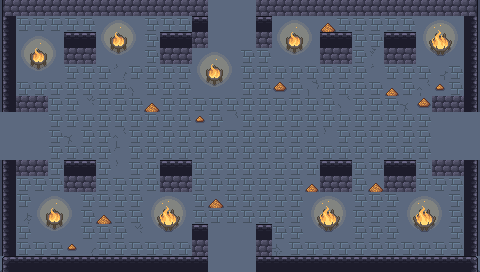

Tiled map render using the project's own tile images. Description and the map definition, with tile-layer contents summarised, below:
An orthogonal 30x17 tile map with 16x16 px tiles, 6 tile layers (ground, dressing, decor, walls, ...), 5 tilesets and 12 objects (5x ENTRY, 5x ENEMY, 2x PROP).

<map version="1.10" tiledversion="1.10.2" orientation="orthogonal" renderorder="right-down" width="30" height="17" tilewidth="16" tileheight="16" infinite="0" nextlayerid="8" nextobjectid="13">
 <tileset firstgid="1" name="wall" tilewidth="16" tileheight="16" tilecount="493" columns="17">
  <image source="../../../gfx/tiles/cove/walls_floor.png" width="272" height="464" />
 </tileset>
 <tileset firstgid="494" name="cracks" tilewidth="16" tileheight="16" tilecount="120" columns="8">
  <image source="../../../gfx/tiles/cove/cracks_floor.png" width="128" height="240" />
 </tileset>
 <tileset firstgid="614" name="wallcracks" tilewidth="16" tileheight="16" tilecount="256" columns="8">
  <image source="../../../gfx/tiles/cove/cracks_walls.png" width="128" height="512" />
 </tileset>
 <tileset firstgid="870" name="objects" tilewidth="16" tileheight="16" tilecount="216" columns="24">
  <image source="../../../gfx/tiles/cove/objects.png" width="384" height="144" />
 </tileset>
 <tileset firstgid="1086" name="fire" tilewidth="16" tileheight="16" tilecount="198" columns="11">
  <image source="../../../gfx/tiles/cove/fire.png" width="176" height="288" />
  <tile id="0">
   <animation>
    <frame tileid="0" duration="150" />
    <frame tileid="33" duration="150" />
    <frame tileid="66" duration="150" />
    <frame tileid="99" duration="150" />
    <frame tileid="132" duration="150" />
    <frame tileid="165" duration="150" />
   </animation>
  </tile>
  <tile id="1">
   <animation>
    <frame tileid="1" duration="150" />
    <frame tileid="34" duration="150" />
    <frame tileid="67" duration="150" />
    <frame tileid="100" duration="150" />
    <frame tileid="133" duration="150" />
    <frame tileid="166" duration="150" />
   </animation>
  </tile>
  <tile id="2">
   <animation>
    <frame tileid="2" duration="150" />
    <frame tileid="35" duration="150" />
    <frame tileid="68" duration="150" />
    <frame tileid="101" duration="150" />
    <frame tileid="134" duration="150" />
    <frame tileid="167" duration="150" />
   </animation>
  </tile>
  <tile id="3">
   <animation>
    <frame tileid="3" duration="150" />
    <frame tileid="36" duration="150" />
    <frame tileid="69" duration="150" />
    <frame tileid="102" duration="150" />
    <frame tileid="135" duration="150" />
    <frame tileid="168" duration="150" />
   </animation>
  </tile>
  <tile id="4">
   <animation>
    <frame tileid="4" duration="150" />
    <frame tileid="37" duration="150" />
    <frame tileid="70" duration="150" />
    <frame tileid="103" duration="150" />
    <frame tileid="136" duration="150" />
    <frame tileid="169" duration="150" />
   </animation>
  </tile>
  <tile id="5">
   <animation>
    <frame tileid="5" duration="150" />
    <frame tileid="38" duration="150" />
    <frame tileid="71" duration="150" />
    <frame tileid="104" duration="150" />
    <frame tileid="137" duration="150" />
    <frame tileid="170" duration="150" />
   </animation>
  </tile>
  <tile id="6">
   <animation>
    <frame tileid="6" duration="150" />
    <frame tileid="39" duration="150" />
    <frame tileid="72" duration="150" />
    <frame tileid="105" duration="150" />
    <frame tileid="138" duration="150" />
    <frame tileid="171" duration="150" />
   </animation>
  </tile>
  <tile id="7">
   <animation>
    <frame tileid="7" duration="150" />
    <frame tileid="40" duration="150" />
    <frame tileid="73" duration="150" />
    <frame tileid="106" duration="150" />
    <frame tileid="139" duration="150" />
    <frame tileid="172" duration="150" />
   </animation>
  </tile>
  <tile id="8">
   <animation>
    <frame tileid="8" duration="150" />
    <frame tileid="41" duration="150" />
    <frame tileid="74" duration="150" />
    <frame tileid="107" duration="150" />
    <frame tileid="140" duration="150" />
    <frame tileid="173" duration="150" />
   </animation>
  </tile>
  <tile id="9">
   <animation>
    <frame tileid="9" duration="150" />
    <frame tileid="42" duration="150" />
    <frame tileid="75" duration="150" />
    <frame tileid="108" duration="150" />
    <frame tileid="141" duration="150" />
    <frame tileid="174" duration="150" />
   </animation>
  </tile>
  <tile id="10">
   <animation>
    <frame tileid="10" duration="150" />
    <frame tileid="43" duration="150" />
    <frame tileid="76" duration="150" />
    <frame tileid="109" duration="150" />
    <frame tileid="142" duration="150" />
    <frame tileid="175" duration="150" />
   </animation>
  </tile>
  <tile id="11">
   <animation>
    <frame tileid="11" duration="150" />
    <frame tileid="44" duration="150" />
    <frame tileid="77" duration="150" />
    <frame tileid="110" duration="150" />
    <frame tileid="143" duration="150" />
    <frame tileid="176" duration="150" />
   </animation>
  </tile>
  <tile id="12">
   <animation>
    <frame tileid="12" duration="150" />
    <frame tileid="45" duration="150" />
    <frame tileid="78" duration="150" />
    <frame tileid="111" duration="150" />
    <frame tileid="144" duration="150" />
    <frame tileid="177" duration="150" />
   </animation>
  </tile>
  <tile id="13">
   <animation>
    <frame tileid="13" duration="150" />
    <frame tileid="46" duration="150" />
    <frame tileid="79" duration="150" />
    <frame tileid="112" duration="150" />
    <frame tileid="145" duration="150" />
    <frame tileid="178" duration="150" />
   </animation>
  </tile>
  <tile id="14">
   <animation>
    <frame tileid="14" duration="150" />
    <frame tileid="47" duration="150" />
    <frame tileid="80" duration="150" />
    <frame tileid="113" duration="150" />
    <frame tileid="146" duration="150" />
    <frame tileid="179" duration="150" />
   </animation>
  </tile>
  <tile id="15">
   <animation>
    <frame tileid="15" duration="150" />
    <frame tileid="48" duration="150" />
    <frame tileid="81" duration="150" />
    <frame tileid="114" duration="150" />
    <frame tileid="147" duration="150" />
    <frame tileid="180" duration="150" />
   </animation>
  </tile>
  <tile id="16">
   <animation>
    <frame tileid="16" duration="150" />
    <frame tileid="49" duration="150" />
    <frame tileid="82" duration="150" />
    <frame tileid="115" duration="150" />
    <frame tileid="148" duration="150" />
    <frame tileid="181" duration="150" />
   </animation>
  </tile>
  <tile id="17">
   <animation>
    <frame tileid="17" duration="150" />
    <frame tileid="50" duration="150" />
    <frame tileid="83" duration="150" />
    <frame tileid="116" duration="150" />
    <frame tileid="149" duration="150" />
    <frame tileid="182" duration="150" />
   </animation>
  </tile>
  <tile id="18">
   <animation>
    <frame tileid="18" duration="150" />
    <frame tileid="51" duration="150" />
    <frame tileid="84" duration="150" />
    <frame tileid="117" duration="150" />
    <frame tileid="150" duration="150" />
    <frame tileid="183" duration="150" />
   </animation>
  </tile>
  <tile id="19">
   <animation>
    <frame tileid="19" duration="150" />
    <frame tileid="52" duration="150" />
    <frame tileid="85" duration="150" />
    <frame tileid="118" duration="150" />
    <frame tileid="151" duration="150" />
    <frame tileid="184" duration="150" />
   </animation>
  </tile>
  <tile id="20">
   <animation>
    <frame tileid="20" duration="150" />
    <frame tileid="53" duration="150" />
    <frame tileid="86" duration="150" />
    <frame tileid="119" duration="150" />
    <frame tileid="152" duration="150" />
    <frame tileid="185" duration="150" />
   </animation>
  </tile>
  <tile id="21">
   <animation>
    <frame tileid="21" duration="150" />
    <frame tileid="54" duration="150" />
    <frame tileid="87" duration="150" />
    <frame tileid="120" duration="150" />
    <frame tileid="153" duration="150" />
    <frame tileid="186" duration="150" />
   </animation>
  </tile>
  <tile id="22">
   <animation>
    <frame tileid="22" duration="150" />
    <frame tileid="55" duration="150" />
    <frame tileid="88" duration="150" />
    <frame tileid="121" duration="150" />
    <frame tileid="154" duration="150" />
    <frame tileid="187" duration="150" />
   </animation>
  </tile>
  <tile id="23">
   <animation>
    <frame tileid="23" duration="150" />
    <frame tileid="56" duration="150" />
    <frame tileid="89" duration="150" />
    <frame tileid="122" duration="150" />
    <frame tileid="155" duration="150" />
    <frame tileid="188" duration="150" />
   </animation>
  </tile>
  <tile id="24">
   <animation>
    <frame tileid="24" duration="150" />
    <frame tileid="57" duration="150" />
    <frame tileid="90" duration="150" />
    <frame tileid="123" duration="150" />
    <frame tileid="156" duration="150" />
    <frame tileid="189" duration="150" />
   </animation>
  </tile>
  <tile id="25">
   <animation>
    <frame tileid="25" duration="150" />
    <frame tileid="58" duration="150" />
    <frame tileid="91" duration="150" />
    <frame tileid="124" duration="150" />
    <frame tileid="157" duration="150" />
    <frame tileid="190" duration="150" />
   </animation>
  </tile>
  <tile id="26">
   <animation>
    <frame tileid="26" duration="150" />
    <frame tileid="59" duration="150" />
    <frame tileid="92" duration="150" />
    <frame tileid="125" duration="150" />
    <frame tileid="158" duration="150" />
    <frame tileid="191" duration="150" />
   </animation>
  </tile>
  <tile id="27">
   <animation>
    <frame tileid="27" duration="150" />
    <frame tileid="60" duration="150" />
    <frame tileid="93" duration="150" />
    <frame tileid="126" duration="150" />
    <frame tileid="159" duration="150" />
    <frame tileid="192" duration="150" />
   </animation>
  </tile>
  <tile id="28">
   <animation>
    <frame tileid="28" duration="150" />
    <frame tileid="61" duration="150" />
    <frame tileid="94" duration="150" />
    <frame tileid="127" duration="150" />
    <frame tileid="160" duration="150" />
    <frame tileid="193" duration="150" />
   </animation>
  </tile>
  <tile id="29">
   <animation>
    <frame tileid="29" duration="150" />
    <frame tileid="62" duration="150" />
    <frame tileid="95" duration="150" />
    <frame tileid="128" duration="150" />
    <frame tileid="161" duration="150" />
    <frame tileid="194" duration="150" />
   </animation>
  </tile>
  <tile id="30">
   <animation>
    <frame tileid="30" duration="150" />
    <frame tileid="63" duration="150" />
    <frame tileid="96" duration="150" />
    <frame tileid="129" duration="150" />
    <frame tileid="162" duration="150" />
    <frame tileid="195" duration="150" />
   </animation>
  </tile>
  <tile id="31">
   <animation>
    <frame tileid="31" duration="150" />
    <frame tileid="64" duration="150" />
    <frame tileid="97" duration="150" />
    <frame tileid="130" duration="150" />
    <frame tileid="163" duration="150" />
    <frame tileid="196" duration="150" />
   </animation>
  </tile>
  <tile id="32">
   <animation>
    <frame tileid="32" duration="150" />
    <frame tileid="65" duration="150" />
    <frame tileid="98" duration="150" />
    <frame tileid="131" duration="150" />
    <frame tileid="164" duration="150" />
    <frame tileid="197" duration="150" />
   </animation>
  </tile>
 </tileset>
 <layer id="1" name="ground" width="30" height="17">
  <data>[510 cells, 510 non-empty, 1 distinct tile ids]</data>
 </layer>
 <layer id="2" name="dressing" width="30" height="17">
  <data>[510 cells, 348 non-empty, 46 distinct tile ids]</data>
 </layer>
 <layer id="3" name="decor" width="30" height="17">
  <data>[510 cells, 0 non-empty, 0 distinct tile ids]</data>
 </layer>
 <layer id="4" name="walls" width="30" height="17">
  <data>[510 cells, 78 non-empty, 8 distinct tile ids]</data>
 </layer>
 <layer id="5" name="props" width="30" height="17">
  <data>[510 cells, 57 non-empty, 4 distinct tile ids]</data>
 </layer>
 <layer id="6" name="overhead" width="30" height="17">
  <data>[510 cells, 0 non-empty, 0 distinct tile ids]</data>
 </layer>
 <objectgroup id="7" name="spawns">
  <object id="1" name="UP" type="ENTRY" x="232" y="24" />
  <object id="2" name="DOWN" type="ENTRY" x="232" y="248" />
  <object id="3" name="LEFT" type="ENTRY" x="24" y="136" />
  <object id="4" name="RIGHT" type="ENTRY" x="456" y="136" />
  <object id="5" name="" type="ENTRY" x="248" y="136" />
  <object id="6" name="" type="ENEMY" x="360" y="88" />
  <object id="7" name="" type="ENEMY" x="232" y="88" />
  <object id="8" name="" type="ENEMY" x="168" y="136" />
  <object id="9" name="" type="ENEMY" x="232" y="184" />
  <object id="10" name="" type="ENEMY" x="104" y="88" />
  <object id="11" name="torch" type="PROP" x="56" y="264" />
  <object id="12" name="torch" type="PROP" x="424" y="264" />
 </objectgroup>
</map>
